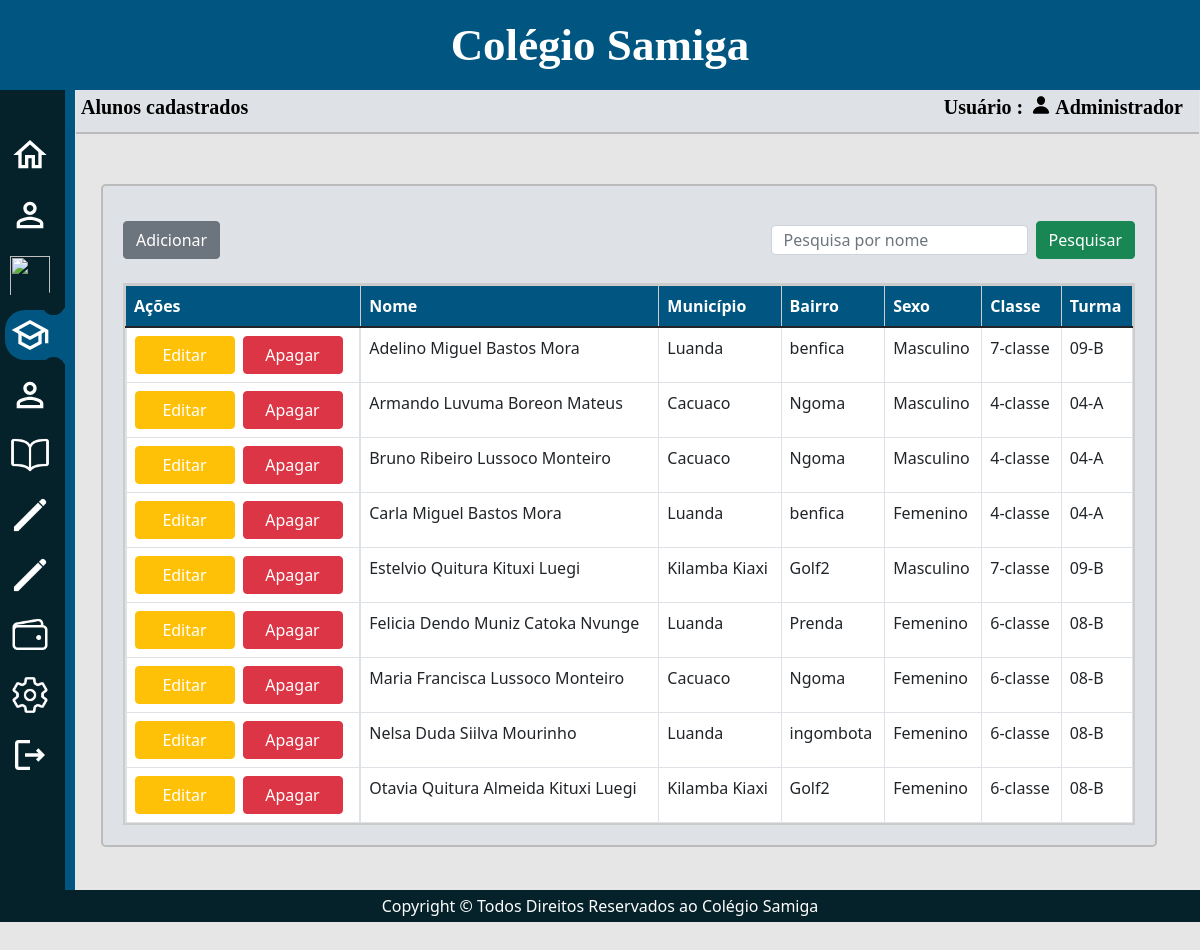
Page /menu-alunos.php (signed in) on the committed database.
### tables this page shows
CREATE TABLE `sg_aluno` (
  `id_a` int NOT NULL AUTO_INCREMENT,
  `idTurma_a` int DEFAULT NULL,
  `idClasse` int DEFAULT NULL,
  `idEncarregado` int DEFAULT NULL,
  `idUsuario` int DEFAULT NULL,
  `nome_a` varchar(45) NOT NULL,
  `municipio_a` varchar(20) NOT NULL,
  `bairro_a` varchar(20) NOT NULL,
  `sexo_a` varchar(12) NOT NULL,
  `nascimento_a` date NOT NULL,
  `contato_a` varchar(10) NOT NULL,
  `numeroBI_a` varchar(20) NOT NULL,
  `view` tinyint(1) DEFAULT NULL,
  `dataCadastro_a` datetime DEFAULT NULL,
  `dataModificacao_a` datetime DEFAULT NULL,
  PRIMARY KEY (`id_a`),
  KEY `idTurma` (`idTurma_a`),
  KEY `idClasse` (`idClasse`),
  KEY `fk_encarregado_idx` (`idEncarregado`),
  KEY `fk_usuario_a_idx` (`idUsuario`),
  CONSTRAINT `fk_encarregado` FOREIGN KEY (`idEncarregado`) REFERENCES `sg_encarregado` (`id_e`),
  CONSTRAINT `fk_turma_a` FOREIGN KEY (`idTurma_a`) REFERENCES `sg_turma` (`id_t`),
  CONSTRAINT `fk_usuario_a` FOREIGN KEY (`idUsuario`) REFERENCES `sg_usuarios` (`id_u`)
);

CREATE TABLE `sg_classe` (
  `id_c` int NOT NULL AUTO_INCREMENT,
  `nome_c` varchar(40) DEFAULT NULL,
  PRIMARY KEY (`id_c`)
);

CREATE TABLE `sg_turma` (
  `id_t` int NOT NULL AUTO_INCREMENT,
  `nome_t` varchar(40) DEFAULT NULL,
  `idClasse_t` int NOT NULL,
  PRIMARY KEY (`id_t`)
);

### menu-alunos.php (the view, shortened to what this page needs)
<?php
require_once "conexao.php";
  $sql_aluno = "SELECT * FROM sg_aluno WHERE view = '1' ORDER BY nome_a";
  $res_aluno = mysqli_query($conexao,$sql_aluno);
?>
<!DOCTYPE html>
<html>
<head>
 <?php require_once "head.php";  ?>
</head>
<body>
  <div class="divsuperior">
    <h1>Colégio Samiga</h1>
    </div>
  <div class="divsuperior2">
    <div class="divflex">
    <div>
      <h5>Alunos cadastrados</h5>
    </div>
    <div class="d-flex">
      <h5 class="me-2">Usuário :</h5>
      <img class="me-1" src="img/person.svg" id="IMG">
      <h5 class="me-3">Administrador</h5>
    </div>
    </div>
  </div>
<div class="navegacao">
<ul>
  <li class="list">
    <a href="menu-home.php">
      <span class="icon"><img src="img/home_white_24dp.svg"></span>
      <span class="title">HOME</span>
    </a>
  </li>
  <li class="list">
    <a href="menu-professores.php">
      <span class="icon"><img src="img/perm_identity_white_24dp.svg"></span>
      <span class="title">Professores</span>
    </a>
  </li>
  <li class="list">
    <a href="menu-Encarregados.php">
      <span class="icon"><img src="img/escalator_warning_white_24dp.svg"></span>
      <span class="title">Encarregados</span>
    </a>
  </li>
  <li class="list active">
    <a href="menu-alunos.php">
      <span class="icon"><img src="img/school_white_24dp.svg"></span>
      <span class="title">Alunos</span>
    </a>
  </li>
  <li class="list">
    <a href="menu-usuarios.php">
      <span class="icon"><img src="img/perm_identity_white_24dp.svg"></span>
      <span class="title">Usuarios</span>
    </a>
  </li>
  <li class="list">
    <a href="menu-disciplinas.php">
      <span class="icon"><img src="img/livro.png"></span>
      <span class="title">Disciplinas</span>
    </a>
  </li>
  <li class="list">
    <a href="menu-turmas.php">
      <span class="icon"><img src="img/edit.png"></span>
      <span class="title">Turmas</span>
    </a>
  </li>
  <li class="list">
    <a href="menu-classes.php">
      <span class="icon"><img src="img/edit.png"></span>
      <span class="title">Classes</span>
    </a>
  </li>
  <li class="list">
     <a href="menu-gerenciar.php">
      <span class="icon"><img src="img/gerenciar.png"></span>
      <span class="title">Gerenciamento</span>
    </a>
  </li>
  <li class="list">
     <a href="menu-configurar.php">
      <span class="icon"><img src="img/settings.png"></span>
      <span class="title">Alterar-senha</span>
    </a>
  </li>
  <li class="list">
    <a href="logoult.php">
      <span class="icon"><img src="img/logout_white_24dp.svg"></span>
      <span class="title">Sair</span>
    </a>
  </li>
</ul>
</div>
<div class="rounded-3" id="divm">
<div id="divflex">
    <a href="aluno-cadastro.php" type="button" id="adicionar" class="btn btn-secondary">Adicionar</a>
<form action="" method="post">
  <div id="btn-pesquisar">
    <input type="text" class="form-control me-2" name="txtpesquisar" placeholder="Pesquisa por nome"><button id="btn-p" type="submit" class="btn btn-success" name="btn-pesquisa">Pesquisar</button>
  </div>
</form>
</div>
<div class="table-responsive" id="tabdados">
<table class="table table-hover table-bordered" id="table">
  <thead class="table-secondary" id="theader">
    <tr>
      <th scope="col">Ações</th>
      <th scope="col">Nome</th>
      <th scope="col">Município</th>
      <th scope="col">Bairro</th>
      <th scope="col">Sexo</th>
      <th scope="col">Classe</th>
      <th scope="col">Turma</th>
    </tr>
  </thead>
  <tbody>
      <?php
       if(mysqli_num_rows($res_aluno) > 0){
       while($l_aluno = mysqli_fetch_assoc($res_aluno)) {
        ?>
     <tr id="tr">
      <td id="editar">
        <form action="aluno-editar.php" method="post">
          <button id="editar1" type="submit" class="btn btn-warning">Editar</button>
        </form>
          <button onclick="chamada()" id="editar2" type="button"
          data-bs-target="#apagar<?php echo $l_aluno['id_a']; ?>"
          data-bs-toggle="modal" value="<?php echo $l_aluno['id_a']; ?>"
          class="btn btn-danger">Apagar</button>
      </td>
      <td><?php echo $l_aluno['nome_a']; ?></td>
      <td><?php echo $l_aluno['municipio_a']; ?></td>
      <td><?php echo $l_aluno['bairro_a']; ?></td>
      <td><?php echo $l_aluno['sexo_a']; ?></td>
      <td><?php
        $cl =  $l_aluno['idClasse'];
         $qu = mysqli_query($conexao,"SELECT * FROM sg_classe WHERE id_c = '$cl'");
         $classe= mysqli_fetch_assoc($qu);
       echo $classe['nome_c']; ?>
       </td>
      <td><?php
          $tur =  $l_aluno['idTurma_a'];
         $quer = mysqli_query($conexao,"SELECT * FROM sg_turma WHERE id_t = '$tur'");
         $turma = mysqli_fetch_assoc($quer);
       echo $turma['nome_t']; ?>
       </td>
    </tr>
  <?php } ?>
  </tbody>
</table>
<?php
 }
?>
</div>
</div>
<?php require_once "footer.php";  ?>
</body>
</html>

### head.php (shortened to what this page needs)
  <link rel="stylesheet" type="text/css" href="bootstrap5/css/bootstrap.min.css">
<link rel="stylesheet" type="text/css" href="css/estilo.css?v=5">
<link rel="stylesheet" type="text/css" href="css/media.css?v=1">

### footer.php (shortened to what this page needs)
<div id="footer">
		<p>Copyright &copy Todos Direitos Reservados ao Colégio Samiga</p>
</div>

### css/estilo.css (style rules this page uses)
* { margin:0; padding: 0; box-sizing:border-box; }
img { width:100%; height:100%; }
#IMG { width:20px; height:20px; }
body { background-color:rgb(230,230,230); }
.divsuperior { background-color: rgb(0,86,128); width: 100%; height: 90px; margin:0; }
.divsuperior h1 { text-align: center; line-height: 90px; font-size: 45px; font-weight:bold; color: #fff; font-family:Bahnschrift Light; }
.divsuperior2 { position: absolute; top: 90px; left: 76px; background-color: #dee2e6; width: calc(100% - 77px); padding: 5px 0px 5px 5px; border-bottom: 2px solid #bbb; }
.divflex { position: relative; display: flex; justify-content: space-between; }
.divsuperior2 h5 { font-weight: bold; font-size: 20px; font-family:Bahnschrift Light; color: #000; }
.navegacao { display: block; float: left; height: 800px; position:relative; background-color:#05212A; width: 65px; box-shadow: 10px 0 0 rgb(0,86,128); overflow-x:hidden; transition:0.3s; z-index: 10; }
.navegacao ul { position:absolute; top:0; left:0; width:100%; margin:0; padding:40px 0px 0px 5px; }
.navegacao ul li { position:relative; width:100%; list-style:none; border-radius: 20px 0px 0px 20px; padding: 5px; }
.navegacao ul li a { display: flex; position:relative; width:100%; text-decoration:none; color:#fff; }
.navegacao ul li a .icon { position:relative; display: block; min-width:40px; height:40px; text-align:center; line-height:70px; }
.navegacao ul li a .icon img { position:relative; display: block; font-size:1rem; }
.navegacao ul li a .title { position:relative; display:block; padding-left:17px; height:40px; line-height:40px; white-space: nowrap; }
.navegacao ul li.list { margin-bottom:10px; }
.navegacao ul li.active { background-color:rgb(0,86,128); }
.navegacao ul li.active a::before { content: ''; position:absolute; top:-23px; right:-5px; width:23px; height:23px; background-color: #05212a; border-radius:50%; box-shadow: 15px 15px 0px rgb(0,86,128); }
.navegacao ul li.active a::after { content: ''; position:absolute; bottom:-25px; right:-5px; width:23px; height:23px; background-color: #05212a; border-radius:50%; box-shadow: 15px -15px 0px rgb(0,86,128); }
#table { margin: 0px; }
#divm { position: absolute; top: calc(5% + 100px); left: calc(3% + 65px); padding: 20px; margin:30px 0px; background-color: #dee2e6; width: 88%; border:2px solid #bbb; }
#theader { position: sticky; top: 0; left: 0; }
#theader tr th { background-color: rgb(0,86,128); color: white; }
#divm tbody { background-color: #fff; }
#editar { display: flex; gap:0px 8px; color: #fff; }
#editar1,#editar2 { width: 100px; color: white; }
#tabdados { border:2px solid #ccc; max-height: 542px; }
#divflex { display: flex; justify-content: space-between; margin:15px 0px 24px 0px; }
#btn-pesquisar { display: flex; align-items: center; }
#btn-pesquisar input { height: 30px; }
#footer { clear: both; display: block; width: 100%; background-color:#05212A; }
#footer p { text-align: center; color: white; margin: 0; padding: 4px 10px; }

### rows in the picture
sg_aluno: $l_aluno['id_a'] 2 (drawn), nome_a "Adelino Miguel Bastos Mora", municipio_a "Luanda", bairro_a "benfica", sexo_a "Masculino", sg_classe.nome_c "7-classe", idTurma_a.nome_t "09-B"
sg_aluno: $l_aluno['id_a'] 3 (drawn), nome_a "Armando Luvuma Boreon Mateus", municipio_a "Cacuaco", bairro_a "Ngoma", sexo_a "Masculino", sg_classe.nome_c "4-classe", idTurma_a.nome_t "04-A"
sg_aluno: $l_aluno['id_a'] 7 (drawn), nome_a "Bruno Ribeiro Lussoco Monteiro", municipio_a "Cacuaco", bairro_a "Ngoma", sexo_a "Masculino", sg_classe.nome_c "4-classe", idTurma_a.nome_t "04-A"
sg_aluno: $l_aluno['id_a'] 1 (drawn), nome_a "Carla Miguel Bastos Mora", municipio_a "Luanda", bairro_a "benfica", sexo_a "Femenino", sg_classe.nome_c "4-classe", idTurma_a.nome_t "04-A"
sg_aluno: $l_aluno['id_a'] 4 (drawn), nome_a "Estelvio Quitura Kituxi Luegi", municipio_a "Kilamba Kiaxi", bairro_a "Golf2", sexo_a "Masculino", sg_classe.nome_c "7-classe", idTurma_a.nome_t "09-B"
sg_aluno: $l_aluno['id_a'] 10 (drawn), nome_a "Felicia Dendo Muniz Catoka Nvunge", municipio_a "Luanda", bairro_a "Prenda", sexo_a "Femenino", sg_classe.nome_c "6-classe", idTurma_a.nome_t "08-B"
sg_aluno: $l_aluno['id_a'] 6 (drawn), nome_a "Maria Francisca Lussoco Monteiro", municipio_a "Cacuaco", bairro_a "Ngoma", sexo_a "Femenino", sg_classe.nome_c "6-classe", idTurma_a.nome_t "08-B"
sg_aluno: $l_aluno['id_a'] 9 (drawn), nome_a "Nelsa Duda Siilva Mourinho", municipio_a "Luanda", bairro_a "ingombota", sexo_a "Femenino", sg_classe.nome_c "6-classe", idTurma_a.nome_t "08-B"
sg_aluno: $l_aluno['id_a'] 5 (drawn), nome_a "Otavia Quitura Almeida Kituxi Luegi", municipio_a "Kilamba Kiaxi", bairro_a "Golf2", sexo_a "Femenino", sg_classe.nome_c "6-classe", idTurma_a.nome_t "08-B"
